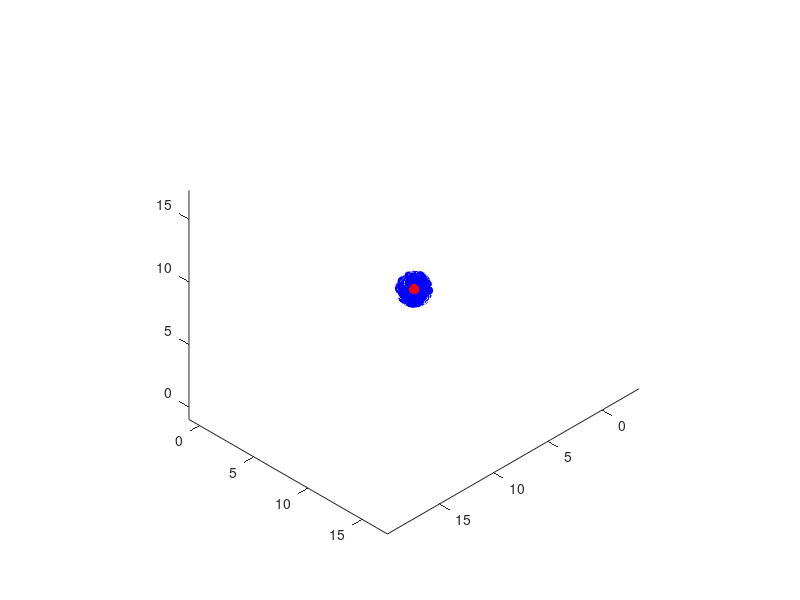

MATLAB code for this plot: (Note: this script raises an error after producing the figure.)
% ACA with partial pivoting: reconstruction of potential

clear variables, close all

% number of sources
N = 1000;
% number of targets
M = 1000;

% radius of sources
R0 = 1;
% inner radius of targets
R1 = 0;
% outer radius of targets
R2 = 10;

% desired tolerance
eps = logspace(-1,-10,10);

% source points
r = R0*rand(N,1);
theta = pi*rand(N,1);
phi = 2*pi*rand(N,1);
P = [r.*sin(theta).*cos(phi) r.*sin(theta).*sin(phi) r.*cos(theta)];

% charges
q = ones(N,1);

% target points
s = sqrt(3)*linspace(R1,max(R2),M)';
Q = [s s s];

% plot
h1 = figure; hold on, axis equal, view([1 1 1])
plot3(P(:,1),P(:,2),P(:,3),'o','MarkerSize',6,'MarkerEdgeColor','b','MarkerFaceColor','b');
plot3(Q(:,1),Q(:,2),Q(:,3),'o','MarkerSize',6,'MarkerEdgeColor','r','MarkerFaceColor','r');

% calculate 1/r matrix (assume point charge q = 1)
D = distance(Q,P);
% kernel matrix K
K = 1./D;

% exact potential
tic
Vex = K*q;
toc
% norm of K
normK = norm(K,'fro')^2;
%plot(1:M,Vex,'r')

nrmax = max(round(min([M,N])/10),100);
for i = 1:length(eps)
    % initialization
    err = 1;
    imax = 1;
    
    U = zeros(M,nrmax); % left low rank matrix
    V = zeros(nrmax,N); % right low rank matrix
    I = zeros(M,1); % row pivot list
    I(imax) = 1;
    J = zeros(N,1); % column pivot list
    normS2 = 0;
    
    for k = 1:nrmax
        % generation of the row
        a = 1./distance(Q(imax,:),P);
        % row of the residuum
        rv = a-U(imax,1:k)*V(1:k,:);
        % check for null row
        if all(rv == 0)
            error('rv = 0');
        end
        % pivot column
        [~,jmax] = max(abs(rv));
        % check column index
        if J(jmax) == 1
            jmax = find(J == 0,1,'first');
        end
        J(jmax) = 1;

        % normalizing constant
        gamma = 1./rv(jmax);
        % generation of the column
        a = 1./distance(Q,P(jmax,:));
        % column of the residuum
        ru = a-U(:,1:k)*V(1:k,jmax);
        if all(ru == 0)
            error('ru = 0');
        end

        % pivot row
        [Rmax,imax] = max(abs(ru));
        % check row index
        if I(imax) == 1
            imax = find(I == 0,1,'first');
        end
        I(imax) = 1;

        % new vectors
        u = gamma*ru;
        v = rv;
        % new approximation
        U(:,k) = u;
        V(k,:) = v;
        
        % exit criterion
        normu2v2 = norm(u)^2*norm(v)^2;
        
        uuvv = 0;
        for j = 1:k-1
            uuvv = uuvv+(U(:,j)'*U(:,k))*(V(j,:)*V(k,:)');
        end
        normS2 = normS2+2*uuvv+normu2v2;
        if normu2v2/normS2 <= eps(i)^2
            break
        end
    end
    
    nr(i) = k;
    tic
    Vr(:,i) = U(:,1:k)*(V(1:k,:)*q);
    toc
end
h2 = figure; hold on
plot(sqrt(sum(Q.^2,2)),log10(abs(Vr-repmat(Vex,1,length(eps)))./repmat(Vex,1,length(eps))))
xlabel('curvilinear coordinate');
ylabel('log10 of relative error on potential');
legendCell = cellstr(num2str([eps' nr'], 'eps = %5.0e, r = %-d'));
legend(legendCell);
figuresetup(h2);
